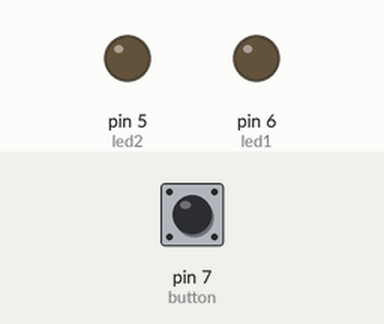
Simulated run of this sketch. Board: Arduino Uno, built with avr-gcc and run on an emulated ATmega328P. Parts: output pins drawn as LEDs (lit = HIGH). The inputs (shaded band) are chosen by the test bench; at power-on: pin 7 (button) LOW.

Above: at 1.2 s.
1.3 s: pin 7 (button) pulled HIGH for 0.15 s
At 2.4 s:
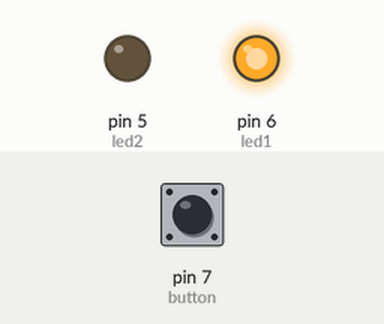
2.9 s: pin 7 (button) pulled HIGH for 1 s
At 3.6 s:
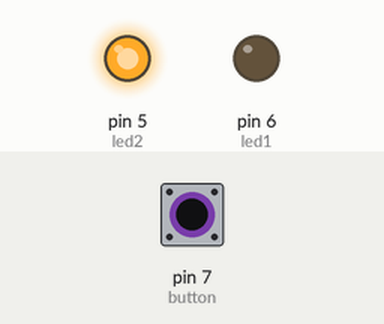
5.4 s: pin 7 (button) pulled HIGH for 3.2 s
At 6.7 s:
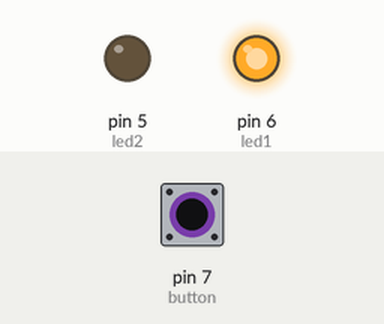
Timing chart, 0 to 8.4 s (numbered marks = the images above; inputs shaded):
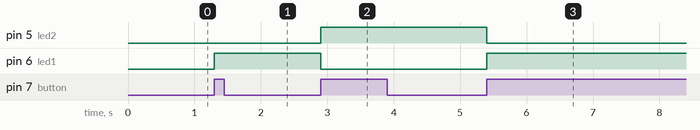

Measured:
- after the input at 1.3 s, pin 6 (led1): LOW → HIGH at once
- after the input at 2.9 s, pin 5 (led2): LOW → HIGH at once; pin 6 (led1): HIGH → LOW at once
- after the input at 5.4 s, pin 5 (led2): HIGH → LOW at once; pin 6 (led1): LOW → HIGH at once

The sketch:

test100.ino
```cpp
#define button 7
#define led1 6
#define led2 5
bool StateBTN = 0;
bool previous = 0;
bool State = 0;

void setup() {
  // put your setup code here, to run once:
  pinMode(button, INPUT);
  pinMode(led1, OUTPUT);
  pinMode(led2, OUTPUT);
}

void loop() {
  // put your main code here, to run repeatedly:
  StateBTN = digitalRead(button);

  if(StateBTN == 1 && previous == 0){
    State = !State;
    if(State == 1){
      digitalWrite(led1, HIGH);
      digitalWrite(led2, LOW);
    }else{
      digitalWrite(led1, LOW);
      digitalWrite(led2, HIGH);

    }

  }


  previous = StateBTN;

}
```
